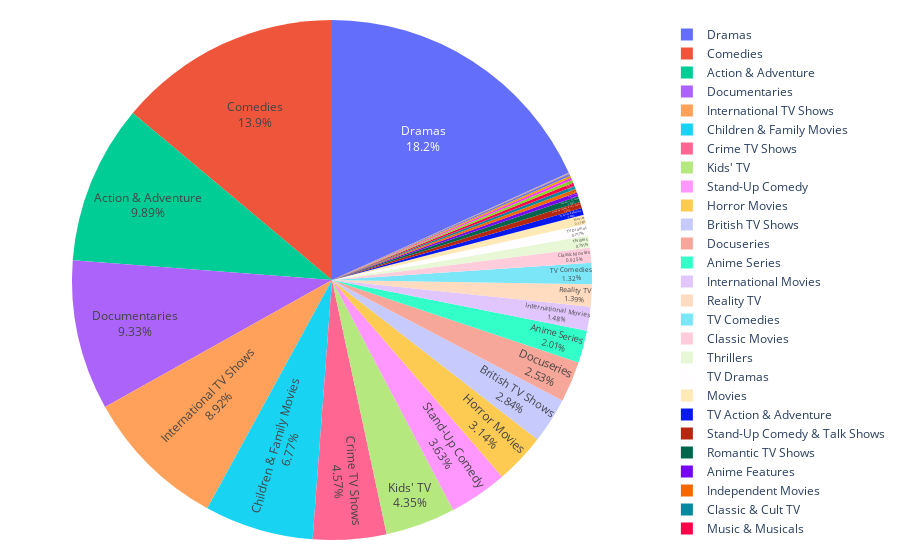

Notebook cell for this chart:
### Markdown cell above
## genre

### Code cell
import plotly.graph_objects as go
ratio_total   = list(df.groupby(['genre'],as_index=False).agg(genre_count=('show_id','count')).loc[:,'genre_count'])
labels_total  = list(df.groupby(['genre'],as_index=False).agg(genre_count=('show_id','count')).loc[:,'genre'])

# pull is given as a fraction of the pie radius
fig = go.Figure(data=[go.Pie(labels=labels_total, values=ratio_total)])
fig.update_layout(margin=dict(t=20, b=20, l=10, r=20))
fig.update_traces(textposition='inside', textinfo='percent+label')
fig.show()

### Figure 1 — Plotly figure (JSON) as saved in the notebook; plotly's stock layout.template omitted (floating-point values rounded to 4 significant figures)
{"data": [{"labels": ["Action & Adventure", "Anime Features", "Anime Series", "British TV Shows", "Children & Family Movies", "Classic & Cult TV", "Classic Movies", "Comedies", "Crime TV Shows", "Cult Movies", "Documentaries", "Docuseries", "Dramas", "Horror Movies", "Independent Movies", "International Movies", "International TV Shows", "Kids' TV", "LGBTQ Movies", "Movies", "Music & Musicals", "Reality TV", "Romantic Movies", "Romantic TV Shows", "Sci-Fi & Fantasy", "Spanish-Language TV Shows", "Sports Movies", "Stand-Up Comedy", "Stand-Up Comedy & Talk Shows", "TV Action & Adventure", "TV Comedies", "TV Dramas", "TV Horror", "TV Sci-Fi & Fantasy", "TV Shows", "Thrillers"], "textinfo": "percent+label", "textposition": "inside", "type": "pie", "values": [856, 21, 174, 246, 586, 18, 80, 1202, 395, 11, 807, 219, 1577, 272, 20, 128, 772, 376, 1, 50, 18, 120, 3, 31, 13, 2, 1, 314, 33, 38, 114, 62, 10, 1, 16, 65]}], "layout": {"margin": {"b": 20, "l": 10, "r": 20, "t": 20}}}
